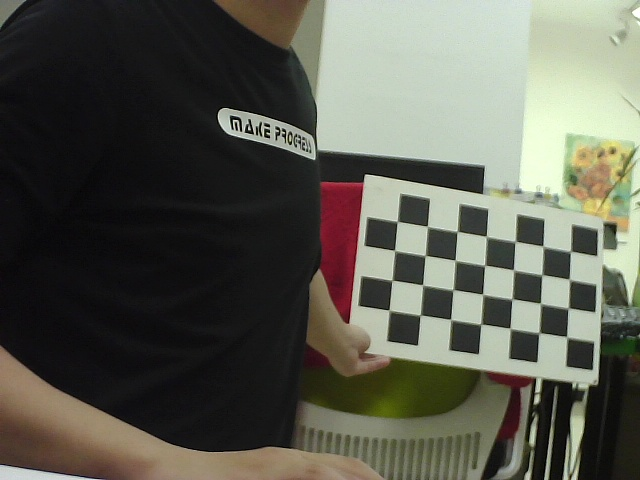
//> input picture h_test/config/image/img_L_0.jpg, 640 x 480 px
$ ./depth_test   (built with g++ and OpenCV 4)
//> lines starting //> are read from the running program, lines starting //| are printed output that depends on the picture
#include <opencv2/core/core.hpp>
#include <opencv2/highgui/highgui.hpp>
#include <opencv2/imgproc/imgproc.hpp>
#include <iostream>
#include <opencv2/calib3d.hpp>
#include <sstream>
#include <math.h>
#include <opencv2/opencv.hpp>
#include <cvaux.hpp>
#include "cvaux.h"
#include "cxcore.h"
#include <opencv2/calib3d.hpp>
#include <opencv2/calib3d/calib3d.hpp>
#include <opencv2/imgproc/imgproc.hpp>
#include <malloc.h>
#include <stdlib.h>
#include <stdio.h>
#include <string.h>


using namespace cv;
using namespace std;


enum { STEREO_BM = 0, STEREO_SGBM = 1, STEREO_HH = 2, STEREO_VAR = 3, STEREO_3WAY = 4 };
const int imageWidth = 640;                             //摄像头的分辨率
const int imageHeight = 480;
Size imageSize = Size(imageWidth, imageHeight);

Mat rgbImageL, re_gray_ImageL;
Mat rgbImageR, re_gray_ImageR;
Mat rectifyImageL, rectifyImageR;

Rect validROIL;      //图像校正之后，会对图像进行裁剪，这里的validROI就是指裁剪之后的区域
Rect validROIR;

Mat mapLx, mapLy, mapRx, mapRy;     //映射表
Mat Rl, Rr, Pl, Pr, Q;              //校正旋转矩阵R，投影矩阵P 重投影矩阵Q
Mat xyz;              //三维坐标

Point origin;         //鼠标按下的起始点
Rect selection;      //定义矩形选框
bool selectObject = false;    //是否选择对象

int blockSize = 0, uniquenessRatio =0, numDisparities=0;
Ptr<StereoBM> bm = StereoBM::create(16, 9);
Ptr<cv::StereoSGBM> sgbm = StereoSGBM::create(0, 16, 3);


Mat cameraMatrixL = (Mat_<double>(3, 3) << 451.397948, 0.000000, 343.062759, 0.000000, 452.928396, 245.413853, 0.000000, 0.000000, 1.000000);
Mat distCoeffL = (Mat_<double>(5, 1) << -0.037532, 0.078008, 0.011118, 0.007897, 0.000000);

Mat cameraMatrixR = (Mat_<double>(3, 3) << 449.200066, 0.000000, 339.672170, 0.000000, 450.243455, 253.448507, 0.000000, 0.000000, 1.000000);
Mat distCoeffR = (Mat_<double>(5, 1) << -0.051695, 0.079776, 0.008636, 0.002605, 0.000000);

Mat T = (Mat_<double>(3, 1) << 204.081451656473,0,0);//T平移向量
//Mat rec = (Mat_<double>(3, 1) << -0.00306, -0.03207, 0.00206);//rec旋转向量
Mat R = (Mat_<double>(3, 3) << 0.998453237208844,0.0279672732036317,0.0480516881777589,
                                -0.0298684171587964,0.998780442220761,0.0393129227319578,
                                -0.0468936111171582,-0.0406873428335421,0.998070903979040);    //R 旋转矩阵

Mat ros_Pl = (Mat_<double>(3, 3) << 499.706886, 0.000000, 302.546371, 0.000000, 499.706886, 253.744099, 0.000000, 0.000000, 1.000000);
Mat ros_Rl = (Mat_<double>(3, 3) << 0.996106, -0.007852, 0.087808, 0.008688, 0.999921 ,-0.009136, -0.087730 ,0.009863, 0.996095);
Mat ros_Rr = (Mat_<double>(3, 3) << 0.999278, 0.011858, 0.036098, -0.012201, 0.999882 ,0.009290, -0.035983 ,-0.009724, 0.999305);

// [128 lines left out: functions insertDepth32f, disp2Depth, not called in this run]


void stereo_match(int,void*)
{
    bm->setBlockSize(2*blockSize+5);      // 15   2*blockSize+5    //SAD窗口大小，5~21之间为宜
    bm->setPreFilterType(cv::StereoBM::PREFILTER_XSOBEL);
    bm->setPreFilterSize(9);
    bm->setROI1(validROIL);
    bm->setROI2(validROIR);
    bm->setPreFilterCap(31);
    bm->setMinDisparity(0);  //最小视差，默认值为0, 可以是负值，int型
    bm->setNumDisparities(numDisparities*16+16);// 64     numDisparities*16+16       视差窗口，即最大视差值与最小视差值之差,窗口大小必须是16的整数倍，int型
    bm->setTextureThreshold(10);
    bm->setUniquenessRatio(uniquenessRatio);// 60     uniquenessRatio   uniquenessRatio主要可以防止误匹配
    bm->setSpeckleWindowSize(100);
    bm->setSpeckleRange(32);      //4  32
    bm->setDisp12MaxDiff(-1);
    Mat disp, disp8;
    bm->compute(re_gray_ImageL, re_gray_ImageR, disp);//输入图像必须为灰度图
    disp.convertTo(disp8, CV_8U, 255 / ((numDisparities * 16 + 16)*16.));//计算出的视差是CV_16S格式
    //Mat disp8U = Mat(disp.rows, disp.cols, CV_8UC1);
    //normalize(disp8, disp8U, 0, 255, NORM_MINMAX, CV_8UC1);
    reprojectImageTo3D(disp, xyz, Q, true); //在实际求距离时，ReprojectTo3D出来的X / W, Y / W, Z / W都要乘以16(也就是W除以16)，才能得到正确的三维坐标信息。
    xyz = xyz * 16;
    imshow("disparity", disp8);

}
void stereo_match_sgbm(int,void*)
{
	Mat disp,disp8;
	int SADWindowSize = blockSize;
    //cout << "SADWindowSize is " << SADWindowSize <<endl;
	sgbm->setBlockSize(2*SADWindowSize+5);     //SAD窗口大小，5~21之间为宜
    //int mindisparity = 0;
	//int ndisparities = 64;
	//int SADWindowSize = 11;
    //int P1 = 8 * re_gray_ImageL.channels() * SADWindowSize* SADWindowSize;
	//int P2 = 32 * re_gray_ImageL.channels() * SADWindowSize* SADWindowSize;
	int P1 = 8 * re_gray_ImageL.channels() * SADWindowSize* SADWindowSize;
	int P2 = 32 * re_gray_ImageL.channels() * SADWindowSize* SADWindowSize;
	sgbm->setP1(P1);
	sgbm->setP2(P2);
	sgbm->setPreFilterCap(15);
	//sgbm->setUniquenessRatio(10);
	sgbm->setNumDisparities(numDisparities*16+16);//视差窗口，即最大视差值与最小视差值之差,窗口大小必须是16的整数倍，int型
	sgbm->setUniquenessRatio(uniquenessRatio);//uniquenessRatio主要可以防止误匹配
	sgbm->setSpeckleRange(32);
	sgbm->setSpeckleWindowSize(100);
	sgbm->setDisp12MaxDiff(-1);
	sgbm->setMode(cv::StereoSGBM::MODE_HH);
	sgbm->compute(re_gray_ImageL, re_gray_ImageR, disp);
	disp.convertTo(disp8, CV_32F, 1.0 / 16);                //除以16得到真实视差值
	Mat disp8U = Mat(disp.rows, disp.cols, CV_8UC1);       //显示
	normalize(disp8, disp8U, 0, 255, NORM_MINMAX, CV_8UC1);
    reprojectImageTo3D(disp, xyz, Q, true); //在实际求距离时，ReprojectTo3D出来的X / W, Y / W, Z / W都要乘以16(也就是W除以16)，才能得到正确的三维坐标信息。
    xyz = xyz * 16;
	imshow("disparity_sgbm", disp8U);


}

// [37 lines left out: function sgbm_depth, not called in this run]


/*****描述：鼠标操作回调*****/
// [24 lines left out: function onMouse, not called in this run]


int main(int argc, char** argv)
{
	Mat rgbImageL = imread("/home/reid/Desktop/tem_folder/stereo_tem_img/img_L_0.jpg");
//> rgbImageL is the input picture: 480 rows x 640 cols, CV_8UC3; mean B, G, R 80.4, 91.2, 90.6
	Mat rgbImageR = imread("/home/reid/Desktop/tem_folder/stereo_tem_img/img_R_0.jpg");
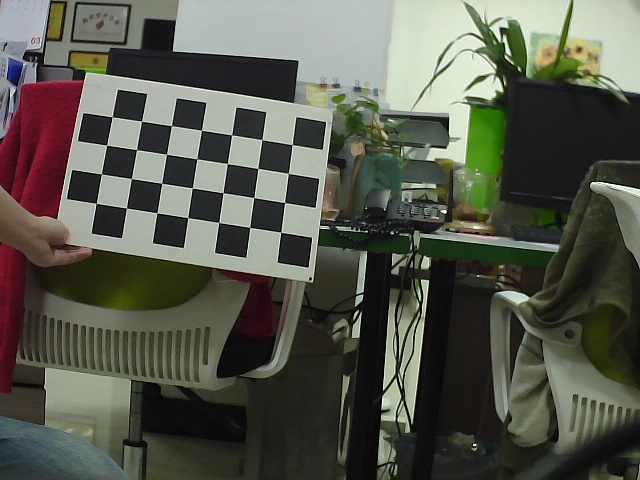
//> input picture h_test/config/image/img_R_0.jpg, 640 x 480 px
//> rgbImageR is the input picture: 480 rows x 640 cols, CV_8UC3; mean B, G, R 76.9, 87.8, 86.4


	stereoRectify(cameraMatrixL, distCoeffL, cameraMatrixR, distCoeffR, imageSize, R, T, Rl, Rr, Pl, Pr, Q, CALIB_ZERO_DISPARITY, 0, imageSize, &validROIL, &validROIR);
	initUndistortRectifyMap(cameraMatrixL, distCoeffL, ros_Rl, ros_Pl, imageSize, CV_32FC1, mapLx, mapLy);
	initUndistortRectifyMap(cameraMatrixR, distCoeffR, ros_Rr, ros_Pl, imageSize, CV_32FC1, mapRx, mapRy);
	/*
	cout << " Rl is "<< endl << Rl << endl;
	cout << " Rr is "<< endl << Rr << endl;
	cout << " Pl is "<< endl << Pl << endl;
	cout << " Pr is "<< endl << Pr << endl;
	*/

	for(;;)
	{

		remap(rgbImageL, rectifyImageL, mapLx, mapLy, CV_INTER_LINEAR);
		remap(rgbImageR, rectifyImageR, mapRx, mapRy, CV_INTER_LINEAR);
		imshow("L_RECTIFIED",rectifyImageL);
		imshow("R_RECTIFIED",rectifyImageR);
		//cout << " img channels is " << rectifyImageL.channels() << endl;
		//cout << " img type is " << rectifyImageL.type() << endl;
		//cout << " img depth is " << rectifyImageL.depth() << endl;
		//显示在同一张图上
        	Mat canvas;
        	double sf;
		int w, h;
		sf = 600. / MAX(imageSize.width, imageSize.height);
		w = cvRound(imageSize.width * sf);
		h = cvRound(imageSize.height * sf);
		canvas.create(h, w * 2, CV_8UC3);   //注意通道


        	//左图像画到画布上
        	Mat canvasPart = canvas(Rect(w * 0, 0, w, h));                                //得到画布的一部分
        	resize(rectifyImageL, canvasPart, canvasPart.size(), 0, 0, INTER_AREA);     //把图像缩放到跟canvasPart一样大小
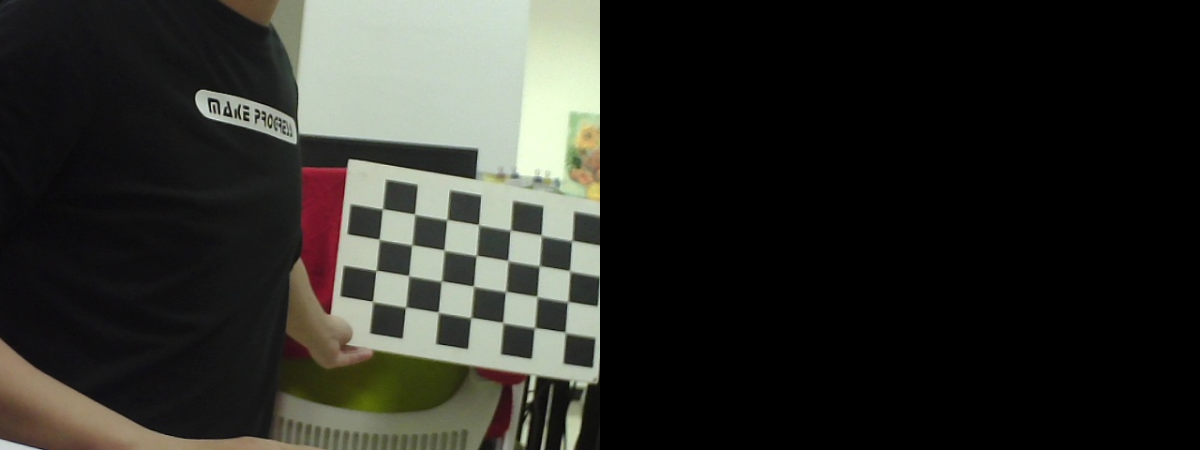
//> canvas: 450 rows x 1200 cols, CV_8UC3; mean B, G, R 40, 45, 44.5
        	Rect vroiL(cvRound(validROIL.x*sf), cvRound(validROIL.y*sf),                //获得被截取的区域
        	cvRound(validROIL.width*sf), cvRound(validROIL.height*sf));
        //rectangle(canvasPart, vroiL, Scalar(0, 0, 255), 3, 8);                      //画上一个矩形
        //cout << "Painted ImageL" << endl;

        //右图像画到画布上
        	canvasPart = canvas(Rect(w, 0, w, h));                                      //获得画布的另一部分
//> canvasPart: 450 rows x 600 cols, CV_8UC3; every value is 0
        	resize(rectifyImageR, canvasPart, canvasPart.size(), 0, 0, INTER_LINEAR);
        	Rect vroiR(cvRound(validROIR.x * sf), cvRound(validROIR.y*sf),
        	cvRound(validROIR.width * sf), cvRound(validROIR.height * sf));
        //rectangle(canvasPart, vroiR, Scalar(0, 0, 255), 3, 8);
        //cout << "Painted ImageR" << endl;

        //画上对应的线条
        	for (int i = 0; i < canvas.rows; i += 16)
		{
			line(canvas, Point(0, i), Point(canvas.cols, i), Scalar(0, 255, 0), 1, 8);
		}
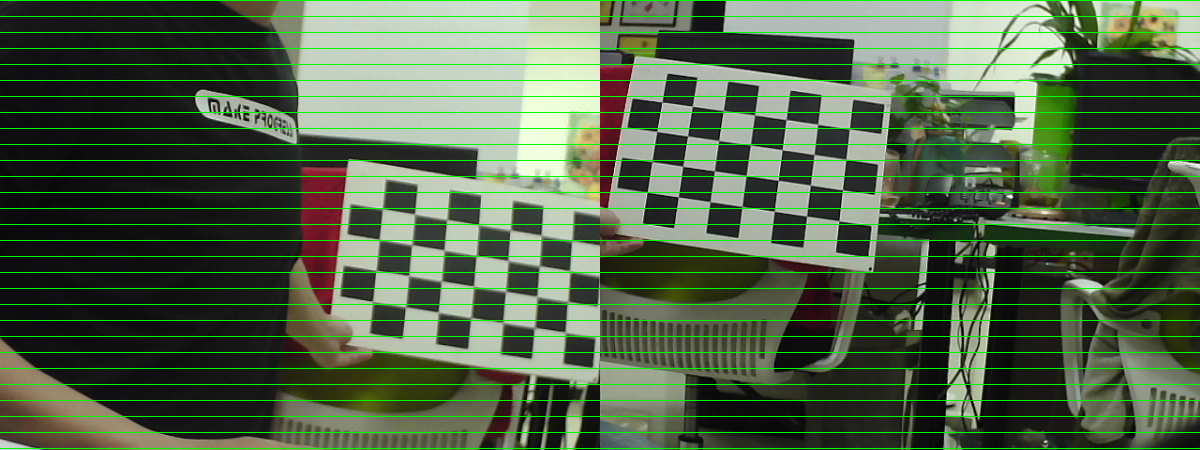
//> canvas: 450 rows x 1200 cols, CV_8UC3; mean B, G, R 72.3, 99.3, 80.7

        	imshow("rectified", canvas);
		/*
        立体匹配
        */
		cvtColor(rectifyImageL, re_gray_ImageL, CV_BGR2GRAY);
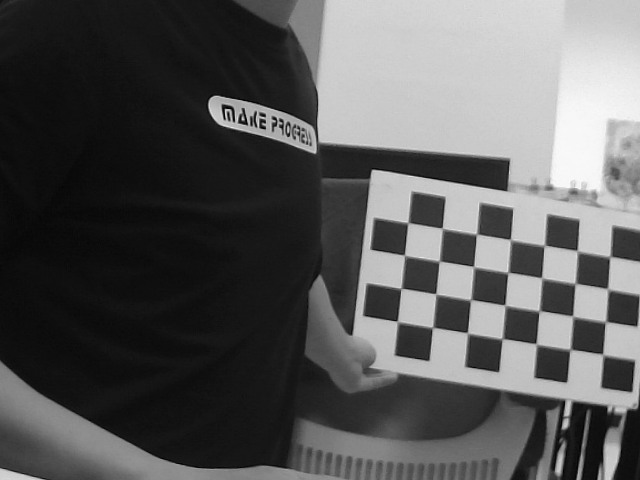
//> re_gray_ImageL: 480 rows x 640 cols, CV_8UC1; min 0, max 249, mean 88.5
       		cvtColor(rectifyImageR, re_gray_ImageR, CV_BGR2GRAY);
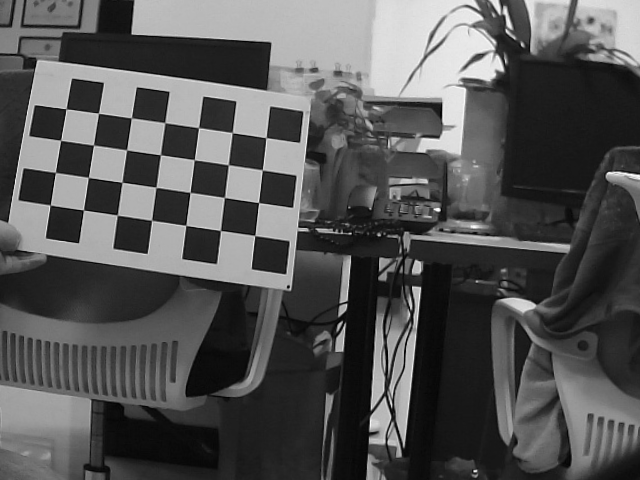
//> re_gray_ImageR: 480 rows x 640 cols, CV_8UC1; min 0, max 254, mean 84.9
		namedWindow("disparity", CV_WINDOW_AUTOSIZE);
        //namedWindow("disparity_sgbm", CV_WINDOW_AUTOSIZE);
        // 创建SAD窗口 Trackbar
		createTrackbar("BlockSize:\n", "disparity_sgbm",&blockSize, 16, stereo_match_sgbm);
        //createTrackbar("BlockSize:\n", "disparity_sgbm",&blockSize, 8, stereo_match_sgbm);
        // 创建视差唯一性百分比窗口 Trackbar
		createTrackbar("UniquenessRatio:\n", "disparity_sgbm", &uniquenessRatio, 50, stereo_match_sgbm);
        //createTrackbar("UniquenessRatio:\n", "disparity_sgbm", &uniquenessRatio, 50, stereo_match_sgbm);
        // 创建视差窗口 Trackbar
		createTrackbar("NumDisparities:\n", "disparity_sgbm", &numDisparities, 16, stereo_match_sgbm);
        //createTrackbar("NumDisparities:\n", "disparity_sgbm", &numDisparities, 16, stereo_match_sgbm);
        //鼠标响应函数setMouseCallback(窗口名称, 鼠标回调函数, 传给回调函数的参数，一般取0)

		setMouseCallback("disparity", onMouse, 0);
		stereo_match(0,0);
//> in stereo_match, `bm->compute(re_gray_ImageL, re_gray_ImageR, disp);`:
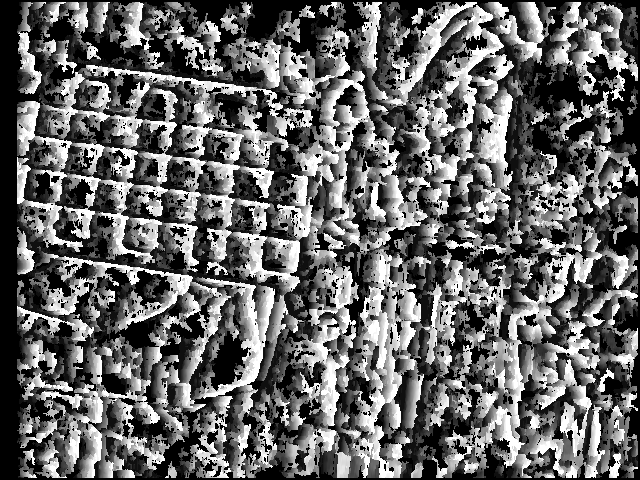
//> disp: 480 rows x 640 cols, CV_16SC1; min -16, max 240, mean 87.1; drawn with min black and max white
//> in stereo_match, `reprojectImageTo3D(disp, xyz, Q, true);`: xyz: 480 rows x 640 cols, CV_32FC3; 9.34% of the values are NaN or infinite; the others: min -13365.7, max 10000, mean 445.4
//> in stereo_match, `reprojectImageTo3D(disp, xyz, Q, true);`: Q = [[1, 0, 0, -327.5], [0, 1, 0, -254.3], [0, 0, 0, 523.9], [0, 0, -0.0049, 0]]
//> in stereo_match, `xyz = xyz * 16;`: xyz: 480 rows x 640 cols, CV_32FC3; 9.34% of the values are NaN or infinite; the others: min -213851.5, max 160000, mean 7127.1
		stereo_match_sgbm(0,0);    //sgbm
//> in stereo_match_sgbm, `sgbm->compute(re_gray_ImageL, re_gray_ImageR, disp);`:
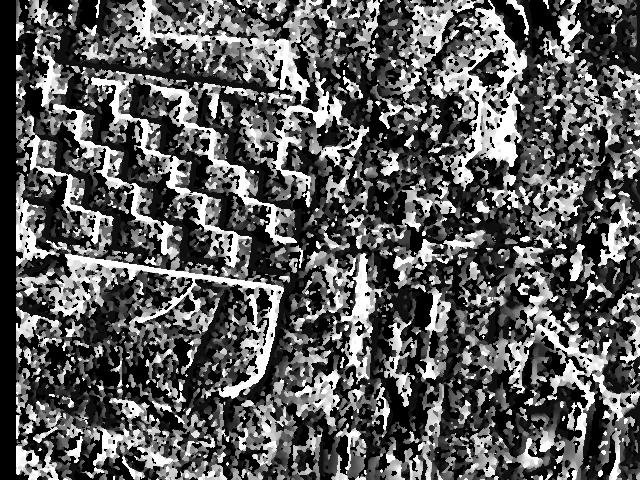
//> disp: 480 rows x 640 cols, CV_16SC1; min -16, max 240, mean 75.4; drawn with min black and max white
//> in stereo_match_sgbm, `reprojectImageTo3D(disp, xyz, Q, true);`: xyz: 480 rows x 640 cols, CV_32FC3; 11.77% of the values are NaN or infinite; the others: min -11880.6, max 10000, mean 703.1
//> in stereo_match_sgbm, `xyz = xyz * 16;`: xyz: 480 rows x 640 cols, CV_32FC3; 11.77% of the values are NaN or infinite; the others: min -190090.2, max 160000, mean 11249.6

		waitKey(1);


	}

	return 0;
}


/******************************/
/*        立体匹配和测距        */
/******************************/

/*
#include <opencv2/opencv.hpp>
#include <iostream>

using namespace std;
using namespace cv;

const int imageWidth = 640;                             //摄像头的分辨率
const int imageHeight = 480;
Size imageSize = Size(imageWidth, imageHeight);

Mat rgbImageL, grayImageL;
Mat rgbImageR, grayImageR;
Mat rectifyImageL, rectifyImageR;

Rect validROIL;//图像校正之后，会对图像进行裁剪，这里的validROI就是指裁剪之后的区域
Rect validROIR;

Mat mapLx, mapLy, mapRx, mapRy;     //映射表
Mat Rl, Rr, Pl, Pr, Q;              //校正旋转矩阵R，投影矩阵P 重投影矩阵Q
Mat xyz;              //三维坐标

Point origin;         //鼠标按下的起始点
Rect selection;      //定义矩形选框
bool selectObject = false;    //是否选择对象

int blockSize = 0, uniquenessRatio =0, numDisparities=0;
Ptr<StereoBM> bm = StereoBM::create(16, 9);
*/
/*
事先标定好的相机的参数
fx 0 cx
0 fy cy
0 0  1
*/

/*

Mat cameraMatrixL = (Mat_<double>(3, 3) << 682.55880, 0, 384.13666,
    0, 682.24569, 311.19558,
    0, 0, 1);
Mat distCoeffL = (Mat_<double>(5, 1) << -0.51614, 0.36098, 0.00523, -0.00225, 0.00000);

Mat cameraMatrixR = (Mat_<double>(3, 3) << 685.03817, 0, 397.39092,
    0, 682.54282, 272.04875,
    0, 0, 1);
Mat distCoeffR = (Mat_<double>(5, 1) << -0.46640, 0.22148, 0.00947, -0.00242, 0.00000);

Mat T = (Mat_<double>(3, 1) << -61.34485, 2.89570, -4.76870);//T平移向量
Mat rec = (Mat_<double>(3, 1) << -0.00306, -0.03207, 0.00206);//rec旋转向量
Mat R;//R 旋转矩阵

*/

/*****立体匹配*****/

/*

void stereo_match(int,void*)
{
    bm->setBlockSize(2*blockSize+5);     //SAD窗口大小，5~21之间为宜
    bm->setROI1(validROIL);
    bm->setROI2(validROIR);
    bm->setPreFilterCap(31);
    bm->setMinDisparity(0);  //最小视差，默认值为0, 可以是负值，int型
    bm->setNumDisparities(numDisparities*16+16);//视差窗口，即最大视差值与最小视差值之差,窗口大小必须是16的整数倍，int型
    bm->setTextureThreshold(10);
    bm->setUniquenessRatio(uniquenessRatio);//uniquenessRatio主要可以防止误匹配
    bm->setSpeckleWindowSize(100);
    bm->setSpeckleRange(32);
    bm->setDisp12MaxDiff(-1);
    Mat disp, disp8;
    bm->compute(rectifyImageL, rectifyImageR, disp);//输入图像必须为灰度图
    disp.convertTo(disp8, CV_8U, 255 / ((numDisparities * 16 + 16)*16.));//计算出的视差是CV_16S格式
    reprojectImageTo3D(disp, xyz, Q, true); //在实际求距离时，ReprojectTo3D出来的X / W, Y / W, Z / W都要乘以16(也就是W除以16)，才能得到正确的三维坐标信息。
    xyz = xyz * 16;
    imshow("disparity", disp8);
}


*/

/*****描述：鼠标操作回调*****/

/*
static void onMouse(int event, int x, int y, int, void*)
{
    if (selectObject)
    {
        selection.x = MIN(x, origin.x);
        selection.y = MIN(y, origin.y);
        selection.width = std::abs(x - origin.x);
        selection.height = std::abs(y - origin.y);
    }

    switch (event)
    {
    case EVENT_LBUTTONDOWN:   //鼠标左按钮按下的事件
        origin = Point(x, y);
        selection = Rect(x, y, 0, 0);
        selectObject = true;
        cout << origin <<"in world coordinate is: " << xyz.at<Vec3f>(origin) << endl;
        break;
    case EVENT_LBUTTONUP:    //鼠标左按钮释放的事件
        selectObject = false;
        if (selection.width > 0 && selection.height > 0)
        break;
    }
}
*/

/*****主函数*****/


/*

int main()
{

    //立体校正

    Rodrigues(rec, R); //Rodrigues变换
    stereoRectify(cameraMatrixL, distCoeffL, cameraMatrixR, distCoeffR, imageSize, R, T, Rl, Rr, Pl, Pr, Q, CALIB_ZERO_DISPARITY,
        0, imageSize, &validROIL, &validROIR);
    initUndistortRectifyMap(cameraMatrixL, distCoeffL, Rl, Pr, imageSize, CV_32FC1, mapLx, mapLy);
    initUndistortRectifyMap(cameraMatrixR, distCoeffR, Rr, Pr, imageSize, CV_32FC1, mapRx, mapRy);


    //读取图片

    rgbImageL = imread("left1.jpg", CV_LOAD_IMAGE_COLOR);
    cvtColor(rgbImageL, grayImageL, CV_BGR2GRAY);
    rgbImageR = imread("right1.jpg", CV_LOAD_IMAGE_COLOR);
    cvtColor(rgbImageR, grayImageR, CV_BGR2GRAY);

    imshow("ImageL Before Rectify", grayImageL);
    imshow("ImageR Before Rectify", grayImageR);


    //经过remap之后，左右相机的图像已经共面并且行对准了

    remap(grayImageL, rectifyImageL, mapLx, mapLy, INTER_LINEAR);
    remap(grayImageR, rectifyImageR, mapRx, mapRy, INTER_LINEAR);


    //把校正结果显示出来

    Mat rgbRectifyImageL, rgbRectifyImageR;
    cvtColor(rectifyImageL, rgbRectifyImageL, CV_GRAY2BGR);  //伪彩色图
    cvtColor(rectifyImageR, rgbRectifyImageR, CV_GRAY2BGR);

    //单独显示
    //rectangle(rgbRectifyImageL, validROIL, Scalar(0, 0, 255), 3, 8);
    //rectangle(rgbRectifyImageR, validROIR, Scalar(0, 0, 255), 3, 8);
    imshow("ImageL After Rectify", rgbRectifyImageL);
    imshow("ImageR After Rectify", rgbRectifyImageR);

    //显示在同一张图上
    Mat canvas;
    double sf;
    int w, h;
    sf = 600. / MAX(imageSize.width, imageSize.height);
    w = cvRound(imageSize.width * sf);
    h = cvRound(imageSize.height * sf);
    canvas.create(h, w * 2, CV_8UC3);   //注意通道

    //左图像画到画布上
    Mat canvasPart = canvas(Rect(w * 0, 0, w, h));                                //得到画布的一部分
    resize(rgbRectifyImageL, canvasPart, canvasPart.size(), 0, 0, INTER_AREA);     //把图像缩放到跟canvasPart一样大小
    Rect vroiL(cvRound(validROIL.x*sf), cvRound(validROIL.y*sf),                //获得被截取的区域
        cvRound(validROIL.width*sf), cvRound(validROIL.height*sf));
    //rectangle(canvasPart, vroiL, Scalar(0, 0, 255), 3, 8);                      //画上一个矩形
    cout << "Painted ImageL" << endl;

    //右图像画到画布上
    canvasPart = canvas(Rect(w, 0, w, h));                                      //获得画布的另一部分
    resize(rgbRectifyImageR, canvasPart, canvasPart.size(), 0, 0, INTER_LINEAR);
    Rect vroiR(cvRound(validROIR.x * sf), cvRound(validROIR.y*sf),
        cvRound(validROIR.width * sf), cvRound(validROIR.height * sf));
    //rectangle(canvasPart, vroiR, Scalar(0, 0, 255), 3, 8);
    cout << "Painted ImageR" << endl;

    //画上对应的线条
    for (int i = 0; i < canvas.rows; i += 16)
        line(canvas, Point(0, i), Point(canvas.cols, i), Scalar(0, 255, 0), 1, 8);
    imshow("rectified", canvas);


    //立体匹配

    namedWindow("disparity", CV_WINDOW_AUTOSIZE);
    // 创建SAD窗口 Trackbar
    createTrackbar("BlockSize:\n", "disparity",&blockSize, 8, stereo_match);
    // 创建视差唯一性百分比窗口 Trackbar
    createTrackbar("UniquenessRatio:\n", "disparity", &uniquenessRatio, 50, stereo_match);
    // 创建视差窗口 Trackbar
    createTrackbar("NumDisparities:\n", "disparity", &numDisparities, 16, stereo_match);
    //鼠标响应函数setMouseCallback(窗口名称, 鼠标回调函数, 传给回调函数的参数，一般取0)
    setMouseCallback("disparity", onMouse, 0);
    stereo_match(0,0);

    waitKey(0);
    return 0;

}
*/
